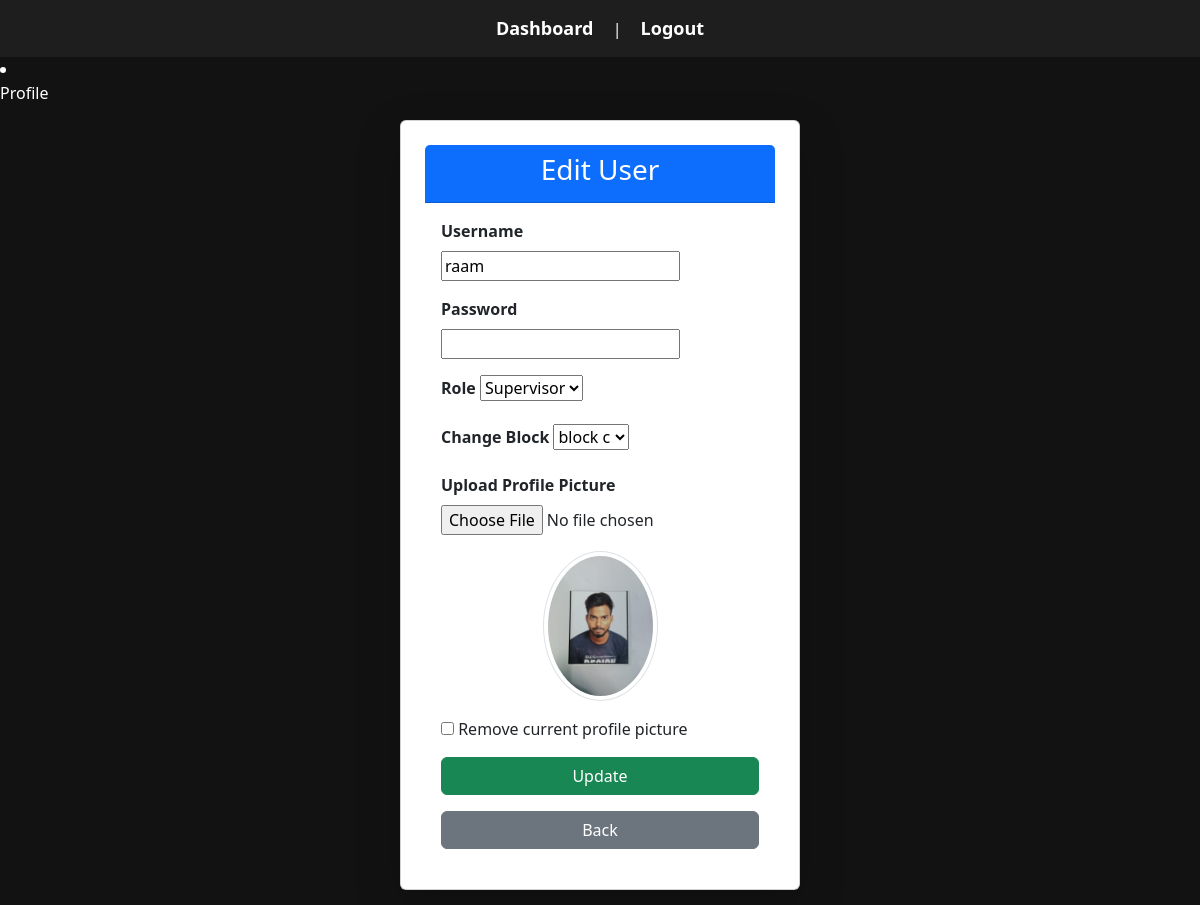
The page /update-user/32/ (signed in) on the database its author committed.
### users/models.py (models this page shows, shortened)
class User(AbstractUser):
    ROLE_CHOICES = (
        ('admin', 'Admin'),
        ('supervisor', 'Supervisor'),
        ('surveyor', 'Surveyor'),
    )
    role = models.CharField(max_length=20, choices=ROLE_CHOICES)
    block = models.ForeignKey('Block', on_delete=models.SET_NULL, null=True, blank=True)
    image = models.ImageField(upload_to='user_images/', null=True, blank=True)
    created_by = models.ForeignKey(
        settings.AUTH_USER_MODEL,
        on_delete=models.SET_NULL,
        null=True, blank=True,
        related_name="created_users"
    )
    created_at = models.DateTimeField(auto_now_add=True)
    last_updated_by = models.ForeignKey(
        settings.AUTH_USER_MODEL,
        on_delete=models.SET_NULL,
        null=True, blank=True,
        related_name="updated_users"
    )
    last_updated_at = models.DateTimeField(auto_now=True)
    groups = models.ManyToManyField(Group, related_name="custom_user_groups")
    user_permissions = models.ManyToManyField(Permission, related_name="custom_user_permissions")
    class Meta:
        constraints = [
            models.UniqueConstraint(fields=['block'], condition=models.Q(role='supervisor'), name="unique_supervisor_per_block"),
        ]

### users/views.py (the view, shortened to what this page needs)
# urls.py: path('update-user/<int:user_id>/', views.update_user, name='update_user'),
@login_required
@role_required(['admin'])
def update_user(request, user_id):
    user = get_object_or_404(User, id=user_id)
    form = UserForm(request.POST or None, request.FILES or None, instance=user)
    form.fields['password'].required = False
    form.fields['block'].label = "Change Block"
    return render(request, 'users/update_user.html', {'form': form, 'user': user})

### users/forms.py (shortened to what this page needs)
class UserForm(forms.ModelForm):
    profile_image = forms.ImageField(required=False, label="Upload Profile Picture")
    class Meta:
        model = User
        fields = ['username', 'password', 'role', 'block', 'profile_image']  # Keeping essential fields
        widgets = {
            'password': forms.PasswordInput(),
        }

### users/models.py (called while the page is built)
    def __str__(self):
        return self.name

### users/views.py (called while the page is built)
def role_required(roles):
    def decorator(view_func):
        @wraps(view_func)
        def wrapper(request, *args, **kwargs):
            if not request.user.is_authenticated:
                return redirect('login')  # Redirect to login if session expired
            user_role = getattr(request.user, 'role', None)
            if user_role not in roles:
                return HttpResponseForbidden("You do not have permission to access this page.")
            return view_func(request, *args, **kwargs)
        return wrapper
    return decorator

### templates/users/update_user.html (shortened to what this page needs)
{% extends "users/base.html" %}
{% block content %}
<div class="card p-4 shadow-lg">
    <div class="card-header bg-primary text-white text-center">
        <h3>Edit User</h3>
    </div>
    <div class="card-body">
        <form method="post" enctype="multipart/form-data">
            {% for field in form %}
                <div class="mb-3">
                    <label class="form-label fw-bold">{{ field.label }}</label>
                    {{ field }}
                </div>
            {% endfor %}
            <div class="mb-3 text-center">
                {% if user.image %}
                    <img id="image-preview" src="{{ user.image.url }}" alt="Profile Image"
                        class="img-thumbnail rounded-circle" style="max-width: 150px; max-height: 150px;">
                {% else %}
                    <img id="image-preview" src="#" alt="Profile Image Preview"
                        class="img-thumbnail rounded-circle d-none" style="max-width: 150px; max-height: 150px;">
                {% endif %}
            </div>
            {% if user.image %}
            <div class="mb-3">
                <input type="checkbox" name="remove_image" id="remove_image">
                <label for="remove_image">Remove current profile picture</label>
            </div>
            {% endif %}
            <button type="submit" class="btn btn-success w-100">Update</button>
        </form>
        <a href="{% url 'list_users' %}" class="btn btn-secondary w-100 mt-3">Back</a>
    </div>
</div>
{% endblock %}

### templates/users/base.html (style rules this page uses)
body { background-color: #121212; color: white; }

### rows shown on the page
User: form "raam" "Supervisor" "block c", image (picture)

### other values the page prints
{{ field.label }} "Username" "Password" "Role" "Change Block" "Upload Profile Picture"
